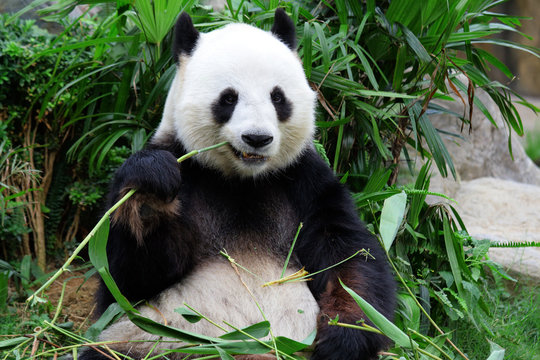
#> input picture examples/assets/panda.jpg, 540 x 360 px
$ python -i tensor_numpy.py   (imports and definitions only)
#> lines starting #> are read from the running program, lines starting #| are printed output that depends on the picture
from abc import ABC, abstractmethod

import numpy as np
from scipy.ndimage import gaussian_filter

from typing import Union, List, Any

class TensorOpsNumpy:
    def __init__(self, *args, **kwargs) -> None:
        self.losses = NumpyLosses()
        self.optimizers = NumpyOptimizers()

    @staticmethod
    def tensor(arr: Union[np.ndarray, List[float], List[int], float, int]) -> np.ndarray:
        return np.array(arr, dtype=np.float32)

    @staticmethod
    def numpy(array: Union[np.ndarray, List[float], List[int], float, int]) -> np.ndarray:
        return np.array(array)

    @staticmethod
    def constant(value: Union[float, int], dtype: Any = np.float32) -> np.ndarray:
        return np.array(value, dtype=dtype)

    @staticmethod
    def variable(arr: Union[np.ndarray, List[float], List[int], float, int]) -> np.ndarray:
        return np.array(arr, dtype=np.float32)

    # [4 lines left out: function assign, not called in this run]

    @staticmethod
    def cast(array: np.ndarray, dtype: Any) -> np.ndarray:
        return array.astype(dtype)

    @staticmethod
    def has_batch_dim(array: np.ndarray, axis: int = 0) -> bool:
        return array.ndim > axis and array.shape[axis] == 1

    # [5 lines left out: function add_batch_dim, not called in this run]

    @staticmethod
    def is_zero(array: np.ndarray) -> bool:
        return np.all(array == 0)

    # [5 lines left out: function remove_batch_dim, not called in this run]

    @staticmethod
    def zeros_like(array: np.ndarray, dtype: Any = np.float32) -> np.ndarray:
        return np.zeros_like(array, dtype=dtype)

    @staticmethod
    def ones_like(array: np.ndarray) -> np.ndarray:
        return np.ones_like(array)

    @staticmethod
    def abs(array: np.ndarray) -> np.ndarray:
        return np.abs(array)

    @staticmethod
    def norm(array: np.ndarray, p: float = 2.0) -> float:
        return np.linalg.norm(array, ord=p)

    @staticmethod
    def sub(array_a: np.ndarray, array_b: np.ndarray) -> np.ndarray:
        return np.subtract(array_a, array_b)

    @staticmethod
    def add(array_a: np.ndarray, array_b: np.ndarray) -> np.ndarray:
        return np.add(array_a, array_b)

    @staticmethod
    def min(array: np.ndarray, axis: Any = None, keepdims: bool = False) -> np.ndarray:
        return np.min(array, axis=axis, keepdims=keepdims)

    @staticmethod
    def max(array: np.ndarray, axis: Any = None, keepdims: bool = False) -> np.ndarray:
        return np.max(array, axis=axis, keepdims=keepdims)

    @staticmethod
    def clip(array: np.ndarray, min_val: float, max_val: float) -> np.ndarray:
        return np.clip(array, min_val, max_val)

    @staticmethod
    def reduce_max(array: np.ndarray, axis: Any = None, keepdims: bool = False) -> np.ndarray:
        return np.max(array, axis=axis, keepdims=keepdims)

    @staticmethod
    def reduce_min(array: np.ndarray, axis: Any = None, keepdims: bool = False) -> np.ndarray:
        return np.min(array, axis=axis, keepdims=keepdims)

    @staticmethod
    def reduce_mean(array: np.ndarray, axis: Any = None, keepdims: bool = False) -> np.ndarray:
        return np.mean(array, axis=axis, keepdims=keepdims)

    @staticmethod
    def reduce_sum(array: np.ndarray, axis: Any = None, keepdims: bool = False) -> np.ndarray:
        return np.sum(array, axis=axis, keepdims=keepdims)

    @staticmethod
    def reduce_all(array: np.ndarray) -> bool:
        return np.all(array)

    @staticmethod
    def random_uniform(shape: List[int], minval: float = 0.0, maxval: float = 1.0) -> np.ndarray:
        return np.random.uniform(low=minval, high=maxval, size=shape).astype(np.float32)

    @staticmethod
    def random_normal(shape: List[int]) -> np.ndarray:
        return np.random.normal(size=shape).astype(np.float32)

    @staticmethod
    def relu(array: np.ndarray) -> np.ndarray:
        return np.maximum(array, 0)

    @staticmethod
    def tensordot(a: np.ndarray, b: np.ndarray, axes: Union[int, List[int]]) -> np.ndarray:
        return np.tensordot(a, b, axes=axes)

    @staticmethod
    def reshape(array: np.ndarray, shape: List[int]) -> np.ndarray:
        return np.reshape(array, shape)

    @staticmethod
    def gaussian_blur(array: np.ndarray, sigma: float = 1.0, kernel_size: int = 5) -> np.ndarray:
        """Apply a Gaussian blur to a 2D or 3D NumPy array."""
        from scipy.ndimage import gaussian_filter

        if array.ndim == 2:
            return gaussian_filter(array, sigma=sigma)

        if array.ndim == 3:
            # Apply per-channel
            return np.stack([gaussian_filter(array[..., c], sigma=sigma) for c in range(array.shape[-1])], axis=-1)

        if array.ndim == 4:
            # Batch processing: [B, H, W, C]
            return np.stack([
                np.stack([gaussian_filter(image[..., c], sigma=sigma) for c in range(image.shape[-1])], axis=-1)
                for image in array
            ], axis=0)

        raise ValueError(f"Unsupported array shape for gaussian_blur: {array.shape}")


class NumpyLosses:
    def __init__(self):
        pass

    # [37 lines left out: functions binary_crossentropy, categorical_crossentropy, mean_absolute_error, mean_squared_error, not called in this run]


class NumpyOptimizers:
    def __init__(self):
        pass

    class NumpyOptimizer(ABC):
        @abstractmethod
        def apply(self, params: List[np.ndarray], grads: List[np.ndarray]) -> List[np.ndarray]:
            pass

    class SGD(NumpyOptimizer):
        def __init__(self, learning_rate: float = 0.01):
            self.learning_rate = learning_rate

        # [4 lines left out: function apply, not called in this run]

    class Adam(NumpyOptimizer):
        # [23 lines left out: functions __init__, apply, not called in this run]

    class PGD(NumpyOptimizer):
        def __init__(self, learning_rate: float = 0.01, projection_fn: Any = None):
            self.learning_rate = learning_rate
            self.projection_fn = projection_fn

        # [6 lines left out: function apply, not called in this run]

    @staticmethod
    def apply(optimizer: NumpyOptimizer, weights, gradients):
        return optimizer.apply(weights, gradients)

>>> import cv2
>>> picture = cv2.imread('../../../examples/assets/panda.jpg', cv2.IMREAD_GRAYSCALE)
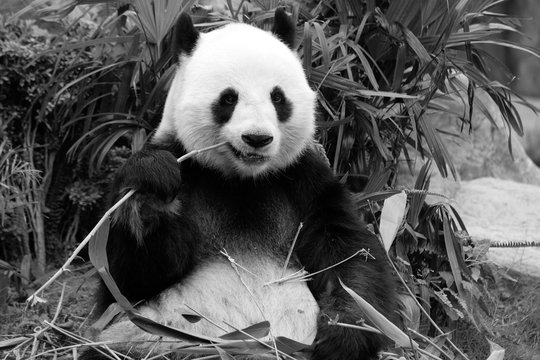
#> picture: shape (360, 540); min 0, max 255, mean 90
>>> result = TensorOpsNumpy().gaussian_blur(picture)
#> in gaussian_blur, `return gaussian_filter(array, sigma=sigma)`:
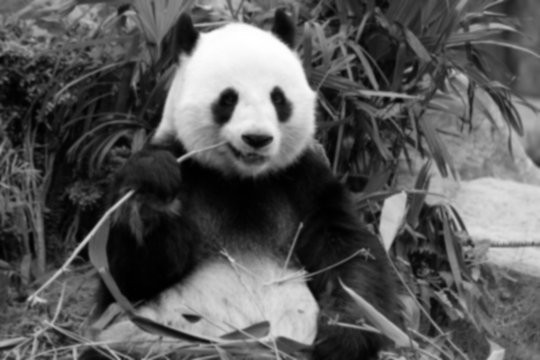
#> returned value: shape (360, 540); min 0, max 255, mean 89
